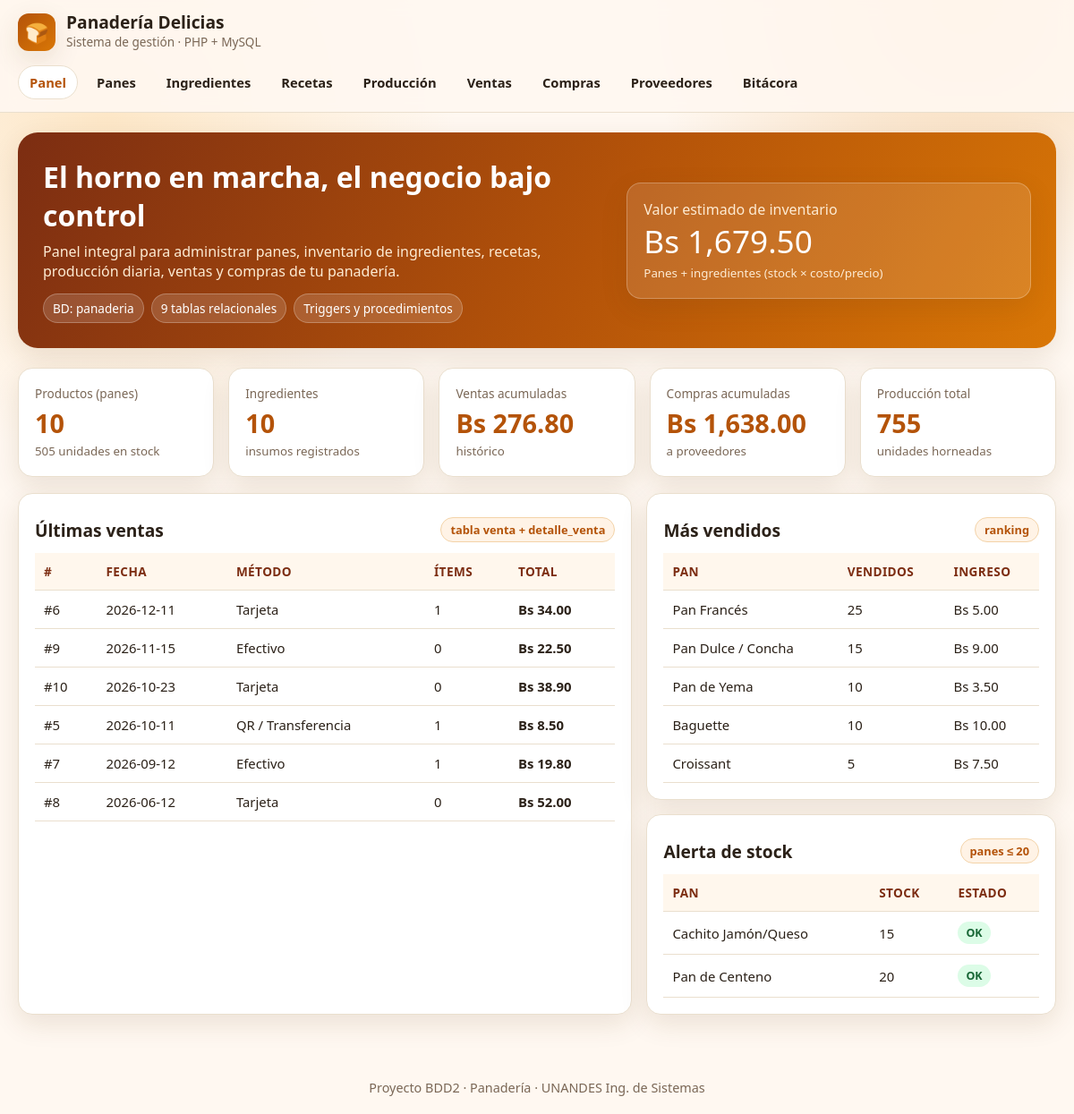
Screenshot of /panaderia/index.php with the database file from the repository.
### tables this page shows
create table venta (
id_venta int auto_increment primary key,
fecha date not null,
total decimal(10,2),
metodo_pago varchar(100),

    CHECK (total >= 0)
);

create table pan (
    id_pan int auto_increment primary key,
    nombre varchar(100) NOT NULL,
    descripcion varchar(100),
    precio_venta decimal(10,2) not null,
    stock int not null default 0,

    CHECK (precio_venta >= 0),
    CHECK (stock >= 0)
);

### panaderia/conexion.php (called while the page is built, shortened)
<?php
function h($v) { return htmlspecialchars((string)$v, ENT_QUOTES, 'UTF-8'); }
function q($conexion, $sql) { return $conexion->query($sql); }

### panaderia/index.php (the view, shortened to what this page needs)
<?php
require_once 'conexion.php';
function countSafe($c,$sql){ $r=q($c,$sql); if(!$r) return 0; $row=$r->fetch_assoc(); return $row?array_values($row)[0]:0; }
$kpi_panes = countSafe($conexion, "SELECT COUNT(*) FROM pan");
$kpi_stock_panes = countSafe($conexion, "SELECT COALESCE(SUM(stock),0) FROM pan");
$kpi_ing = countSafe($conexion, "SELECT COUNT(*) FROM ingrediente");
$kpi_ventas = countSafe($conexion, "SELECT COALESCE(SUM(total),0) FROM venta");
$kpi_compras = countSafe($conexion, "SELECT COALESCE(SUM(total),0) FROM compra");
$kpi_prod = countSafe($conexion, "SELECT COALESCE(SUM(cantidad),0) FROM produccion");
$ult_ventas = q($conexion, "SELECT v.id_venta, v.fecha, v.total, v.metodo_pago, COUNT(d.id_detalle_venta) items FROM venta v LEFT JOIN detalle_venta d ON v.id_venta=d.id_venta GROUP BY v.id_venta ORDER BY v.fecha DESC, v.id_venta DESC LIMIT 6");
$top_panes = q($conexion, "SELECT p.nombre, COALESCE(SUM(dv.cantidad),0) vendidos, COALESCE(SUM(dv.cantidad*dv.precio_unitario),0) ingreso FROM pan p LEFT JOIN detalle_venta dv ON p.id_pan=dv.id_pan GROUP BY p.id_pan ORDER BY vendidos DESC LIMIT 5");
$stock_bajo = q($conexion, "SELECT nombre, stock, precio_venta FROM pan WHERE stock <= 20 ORDER BY stock ASC LIMIT 5");
$valor_inv = q($conexion, "SELECT (SELECT COALESCE(SUM(stock*precio_venta),0) FROM pan) + (SELECT COALESCE(SUM(stock*precio_unitario),0) FROM ingrediente) AS valor");
$valor = $valor_inv && ($row=$valor_inv->fetch_assoc()) ? $row['valor'] : 0;
?>
<!DOCTYPE html>
<html lang="es">
<head>
</head>
<body>
<header><div class="topbar">
  <div class="brand"><div class="logo">🍞</div><div><h1>Panadería Delicias</h1><span>Sistema de gestión · PHP + MySQL</span></div></div>
  <nav>
    <a class="activo" href="index.php">Panel</a>
    <a href="productos.php">Panes</a>
    <a href="ingredientes.php">Ingredientes</a>
    <a href="recetas.php">Recetas</a>
    <a href="produccion.php">Producción</a>
    <a href="ventas.php">Ventas</a>
    <a href="compras.php">Compras</a>
    <a href="proveedores.php">Proveedores</a>
    <a href="auditoria.php">Bitácora</a>
  </nav>
</div></header>
<section class="hero"><div class="hero-card">
  <div>
    <h2>El horno en marcha, el negocio bajo control</h2>
    <p>Panel integral para administrar panes, inventario de ingredientes, recetas, producción diaria, ventas y compras de tu panadería.</p>
    <div class="chips">
      <span class="chip">BD: panaderia</span>
      <span class="chip">9 tablas relacionales</span>
      <span class="chip">Triggers y procedimientos</span>
    </div>
  </div>
  <div class="card" style="background:rgba(255,255,255,.12);border-color:rgba(255,255,255,.25);color:#fff">
    <div class="label" style="color:#fdebd3">Valor estimado de inventario</div>
    <div class="value" style="color:#fff;font-size:2.2rem">Bs <?= number_format((float)$valor,2) ?></div>
    <small style="color:#fdebd3">Panes + ingredientes (stock × costo/precio)</small>
  </div>
</div></section>
<div class="contenedor">
  <div class="grid kpi">
    <div class="card kpi"><div class="label">Productos (panes)</div><div class="value"><?= h($kpi_panes) ?></div><small><?= h($kpi_stock_panes) ?> unidades en stock</small></div>
    <div class="card kpi"><div class="label">Ingredientes</div><div class="value"><?= h($kpi_ing) ?></div><small>insumos registrados</small></div>
    <div class="card kpi"><div class="label">Ventas acumuladas</div><div class="value">Bs <?= number_format((float)$kpi_ventas,2) ?></div><small>histórico</small></div>
    <div class="card kpi"><div class="label">Compras acumuladas</div><div class="value">Bs <?= number_format((float)$kpi_compras,2) ?></div><small>a proveedores</small></div>
    <div class="card kpi"><div class="label">Producción total</div><div class="value"><?= h($kpi_prod) ?></div><small>unidades horneadas</small></div>
  </div>
  <div class="layout">
    <div class="card">
      <div class="section-title"><h3>Últimas ventas</h3><span class="badge">tabla venta + detalle_venta</span></div>
      <table><thead><tr><th>#</th><th>Fecha</th><th>Método</th><th>Ítems</th><th>Total</th></tr></thead><tbody>
      <?php if($ult_ventas && $ult_ventas->num_rows): while($r=$ult_ventas->fetch_assoc()): ?>
        <tr><td>#<?= h($r['id_venta']) ?></td><td><?= h($r['fecha']) ?></td><td><?= h($r['metodo_pago']) ?></td><td><?= h($r['items']) ?></td><td><strong>Bs <?= number_format((float)$r['total'],2) ?></strong></td></tr>
      <?php endwhile; else: ?><tr><td colspan="5" class="muted">Sin ventas registradas.</td></tr><?php endif; ?>
      </tbody></table>
    </div>
    <div class="grid" style="gap:16px">
      <div class="card">
        <div class="section-title"><h3>Más vendidos</h3><span class="badge">ranking</span></div>
        <table><thead><tr><th>Pan</th><th>Vendidos</th><th>Ingreso</th></tr></thead><tbody>
        <?php if($top_panes && $top_panes->num_rows): while($r=$top_panes->fetch_assoc()): ?>
          <tr><td><?= h($r['nombre']) ?></td><td><?= h($r['vendidos']) ?></td><td>Bs <?= number_format((float)$r['ingreso'],2) ?></td></tr>
        <?php endwhile; else: ?><tr><td colspan="3" class="muted">Sin datos.</td></tr><?php endif; ?>
        </tbody></table>
      </div>
      <div class="card">
        <div class="section-title"><h3>Alerta de stock</h3><span class="badge">panes ≤ 20</span></div>
        <table><thead><tr><th>Pan</th><th>Stock</th><th>Estado</th></tr></thead><tbody>
        <?php if($stock_bajo && $stock_bajo->num_rows): while($r=$stock_bajo->fetch_assoc()): $s=(int)$r['stock']; $cls=$s==0?'bad':($s<=10?'warn':'ok'); $txt=$s==0?'SIN STOCK':($s<=10?'BAJO':'OK'); ?>
          <tr><td><?= h($r['nombre']) ?></td><td><?= h($s) ?></td><td><span class="pill <?= $cls ?>"><?= $txt ?></span></td></tr>
        <?php endwhile; else: ?><tr><td colspan="3" class="muted">Todo en orden.</td></tr><?php endif; ?>
        </tbody></table>
      </div>
    </div>
  </div>
</div>
<footer>Proyecto BDD2 · Panadería · UNANDES Ing. de Sistemas</footer>
</body></html>

### panaderia/index.php (style rules this page uses)
:root { --bg: #fff8f1; --card: #ffffff; --ink: #2b2118; --muted: #7a6756; --brand: #b45309; --brand2: #d97706; --accent: #16a34a; --danger: #dc2626; --line: #eadfce; --shadow: 0 10px 30px rgba(92, 55, 20, .12); }
* { box-sizing: border-box; margin: 0; padding: 0; }
body { font-family: "Segoe UI", Tahoma, sans-serif; color: var(--ink); background: radial-gradient(circle at 10% 10%, #fde7c7 0, transparent 25%), radial-gradient(circle at 90% 0%, #f7d9b5 0, transparent 22%), var(--bg); min-height: 100vh; }
header { position: sticky; top: 0; z-index: 10; backdrop-filter: blur(8px); background: rgba(255, 248, 241, .9); border-bottom: 1px solid var(--line); }
.topbar { max-width: 1200px; margin: 0 auto; padding: 14px 20px; display: flex; align-items: center; justify-content: space-between; gap: 16px; flex-wrap: wrap; }
.brand { display: flex; align-items: center; gap: 12px; }
.logo { width: 42px; height: 42px; border-radius: 12px; background: linear-gradient(135deg, var(--brand), var(--brand2)); color: #fff; display: grid; place-items: center; font-size: 22px; box-shadow: var(--shadow); }
.brand h1 { font-size: 1.2rem; line-height: 1.1; }
.brand span { color: var(--muted); font-size: .85rem; }
nav { display: flex; flex-wrap: wrap; gap: 8px; }
nav a { text-decoration: none; color: var(--ink); padding: 8px 12px; border-radius: 999px; border: 1px solid transparent; font-weight: 600; font-size: .92rem; }
nav a:hover, nav a.activo { background: #fff; border-color: var(--line); color: var(--brand); }
.hero { max-width: 1200px; margin: 22px auto 0; padding: 0 20px; }
.hero-card { background: linear-gradient(120deg, #7c2d12, #b45309 55%, #d97706); color: #fff; border-radius: 22px; padding: 28px; box-shadow: var(--shadow); display: grid; grid-template-columns: 1.4fr 1fr; gap: 20px; align-items: center; }
.hero h2 { font-size: 2rem; margin-bottom: 8px; }
.hero p { color: #fdebd3; }
.hero .chips { margin-top: 14px; display: flex; gap: 8px; flex-wrap: wrap; }
.chip { background: rgba(255, 255, 255, .15); border: 1px solid rgba(255, 255, 255, .25); padding: 6px 10px; border-radius: 999px; font-size: .85rem; }
.contenedor { max-width: 1200px; margin: 22px auto; padding: 0 20px 30px; }
.grid { display: grid; gap: 16px; }
.grid.kpi { grid-template-columns: repeat(auto-fit, minmax(180px, 1fr)); margin-bottom: 18px; }
.card { background: var(--card); border: 1px solid var(--line); border-radius: 16px; padding: 18px; box-shadow: var(--shadow); }
.kpi .label { color: var(--muted); font-size: .85rem; }
.kpi .value { font-size: 1.8rem; font-weight: 800; margin-top: 4px; color: var(--brand); }
.kpi small { color: var(--muted); }
.section-title { display: flex; align-items: center; justify-content: space-between; margin: 8px 0 12px; gap: 10px; flex-wrap: wrap; }
.section-title h3 { font-size: 1.2rem; }
.badge { background: #fff3e6; color: var(--brand); border: 1px solid #f3d3a8; padding: 4px 10px; border-radius: 999px; font-size: .8rem; font-weight: 600; }
table { width: 100%; border-collapse: collapse; }
th, td { padding: 11px 10px; border-bottom: 1px solid var(--line); text-align: left; font-size: .93rem; }
th { background: #fff7ed; color: #7c2d12; font-size: .85rem; text-transform: uppercase; letter-spacing: .03em; }
.pill { padding: 4px 9px; border-radius: 999px; font-size: .78rem; font-weight: 700; display: inline-block; }
.ok { background: #dcfce7; color: #166534; }
.layout { display: grid; grid-template-columns: 1.2fr .8fr; gap: 16px; }
footer { text-align: center; color: var(--muted); padding: 20px; font-size: .9rem; }

### rows the page displays
venta: id_venta "6", fecha "2026-12-11", metodo_pago "Tarjeta", items "1", total "34.00"
venta: id_venta "9", fecha "2026-11-15", metodo_pago "Efectivo", items "0", total "22.50"
venta: id_venta "10", fecha "2026-10-23", metodo_pago "Tarjeta", items "0", total "38.90"
venta: id_venta "5", fecha "2026-10-11", metodo_pago "QR / Transferencia", items "1", total "8.50"
venta: id_venta "7", fecha "2026-09-12", metodo_pago "Efectivo", items "1", total "19.80"
venta: id_venta "8", fecha "2026-06-12", metodo_pago "Tarjeta", items "0", total "52.00"
pan: nombre "Cachito Jamón/Queso", stock "15", stock "OK"
pan: nombre "Pan de Centeno", stock "20", stock "OK"

### other values shown
$valor "1,679.50"
$kpi_panes "10"
$kpi_stock_panes "505"
$kpi_ing "10"
$kpi_ventas "276.80"
$kpi_compras "1,638.00"
$kpi_prod "755"
$r['nombre'] "Pan Francés"
$r['vendidos'] "25"
$r['ingreso'] "5.00"
$r['nombre'] "Pan Dulce / Concha"
$r['vendidos'] "15"
$r['ingreso'] "9.00"
$r['nombre'] "Pan de Yema"
$r['vendidos'] "10"
